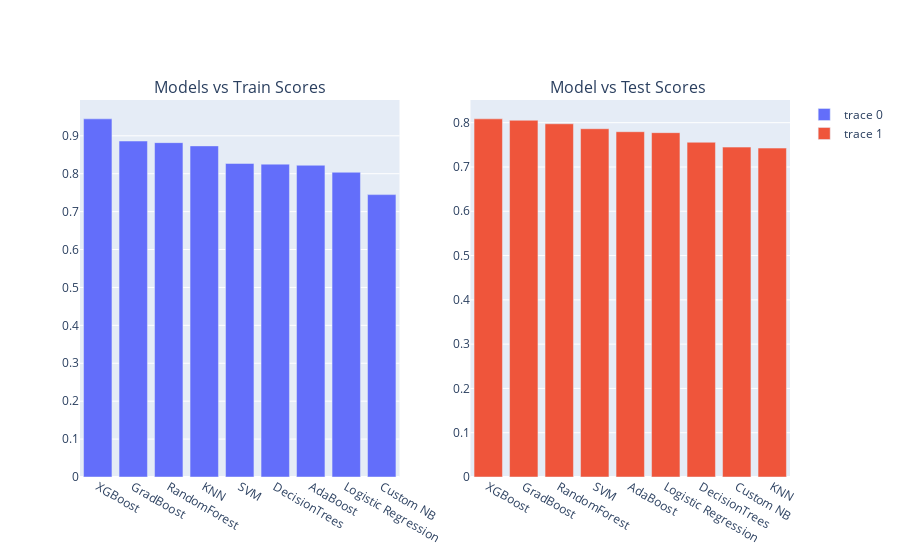

The code cell stored with this chart in its notebook:
### Markdown cell above
## Comparing Performance of Different Models:

### Code cell
# sns.barplot(data=data,x='Models',y='Train')

data=data.sort_values(by='Train',ascending=False)
px1=go.Bar(x=data['Models'],y=data['Train'])


data=data.sort_values(by='Test',ascending=False)
px2=go.Bar(x=data['Models'],y=data['Test'])

fig=make_subplots(rows=1,cols=2,subplot_titles=['Models vs Train Scores','Model vs Test Scores '])
fig.add_trace(px1,row=1,col=1)
fig.add_trace(px2,row=1,col=2)

### Figure 1 — Plotly figure (JSON) as saved in the notebook; plotly's stock layout.template omitted (floating-point values rounded to 4 significant figures)
{"data": [{"type": "bar", "x": ["XGBoost", "GradBoost", "RandomForest", "KNN ", "SVM ", "DecisionTrees", "AdaBoost", "Logistic Regression ", "Custom NB"], "xaxis": "x", "y": [0.9447, 0.8862, 0.882, 0.8734, 0.8271, 0.8253, 0.8223, 0.8038, 0.7448], "yaxis": "y"}, {"type": "bar", "x": ["XGBoost", "GradBoost", "RandomForest", "SVM ", "AdaBoost", "Logistic Regression ", "DecisionTrees", "Custom NB", "KNN "], "xaxis": "x2", "y": [0.8086, 0.8054, 0.7975, 0.7863, 0.7796, 0.7775, 0.7558, 0.7448, 0.7426], "yaxis": "y2"}], "layout": {"annotations": [{"font": {"size": 16}, "showarrow": false, "text": "Models vs Train Scores", "x": 0.225, "xanchor": "center", "xref": "paper", "y": 1, "yanchor": "bottom", "yref": "paper"}, {"font": {"size": 16}, "showarrow": false, "text": "Model vs Test Scores ", "x": 0.775, "xanchor": "center", "xref": "paper", "y": 1, "yanchor": "bottom", "yref": "paper"}], "xaxis": {"anchor": "y", "domain": [0, 0.45]}, "xaxis2": {"anchor": "y2", "domain": [0.55, 1]}, "yaxis": {"anchor": "x", "domain": [0, 1]}, "yaxis2": {"anchor": "x2", "domain": [0, 1]}}}
